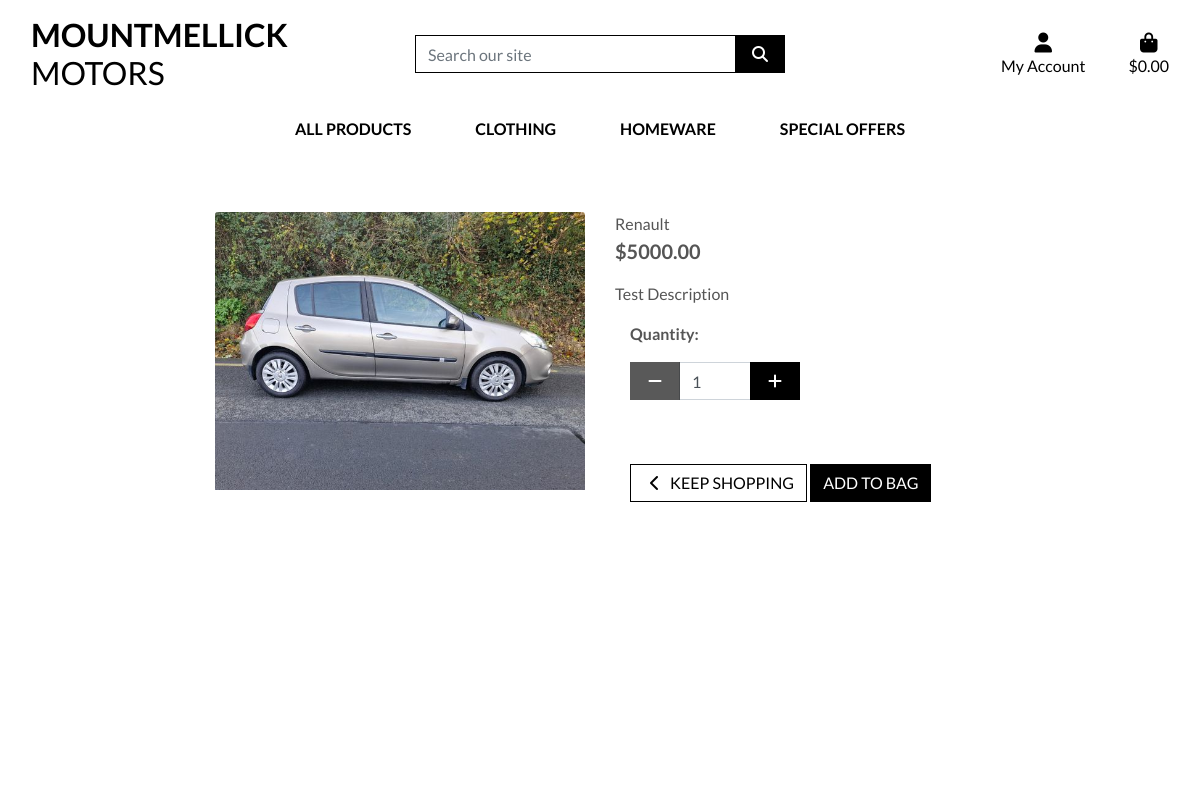
Screenshot of /stock/1 with the database file from the repository.
### products/models.py (models this page shows, shortened)
class Stock(models.Model):
    reg = models.ForeignKey('Reg', null=True, blank=True, on_delete=models.SET_NULL)
    make = models.CharField(max_length=254, null=True, blank=True)
    model = models.CharField(max_length=254, null=True, blank=True)
    fuel_type = models.CharField(max_length=254, null=True, blank=True)
    transmission_type = models.CharField(max_length=254, null=True, blank=True)
    description = models.TextField()
    price = models.DecimalField(max_digits=6, decimal_places=2)
    image_url = models.URLField(max_length=1024, null=True, blank=True)
    image = models.ImageField(null=True, blank=True)

### products/views.py (the view)
# urls.py: path('<stock_id>', views.product_detail, name='product_detail'),
def product_detail (request, stock_id):
    stock = get_object_or_404(Stock, pk=stock_id)
    context = {
        'stock': stock,
    }
    return render(request, 'products/product_detail.html', context)

### bag/contexts.py (called while the page is built, shortened)
def bag_contents(request):
    bag_items = []
    total = 0
    stock_count = 0
    bag = request.session.get('bag', {})
    if total < settings.FREE_DELIVERY_THRESHOLD:
        delivery = total * Decimal(settings.STANDARD_DELIVERY_PERCENTAGE / 100)
        free_delivery_delta = settings.FREE_DELIVERY_THRESHOLD - total
    else:
        delivery = 0
        free_delivery_delta = 0
    grand_total = delivery + total
    context = {
        'bag_items': bag_items,
        'total': total,
        'stock_count': stock_count,
        'delivery': delivery,
        'free_delivery_delta': free_delivery_delta,
        'free_delivery_threshold': settings.FREE_DELIVERY_THRESHOLD,
        'grand_total': grand_total,
    }
    return context

### products/templates/products/product_detail.html (shortened to what this page needs)
{% extends "base.html" %}
{% load static %}
{% block page_header %}
    <div class="container header-container">
    </div>
{% endblock %}
{% block content %}
    <div class="overlay"></div>
    <div class="container-fluid">
        <div class="row">
            <div class="col-12 col-md-6 col-lg-4 offset-lg-2">
                <div class="image-container my-5">
                    {% if stock.image %}
                        <a href="{{ stock.image.url }}" target="_blank">
                            <img class="card-img-top img-fluid" src="{{ stock.image.url }}" alt="{{ stock.model }}">
                        </a>
                        {% else %}
                        <a href="">
                            <img class="card-img-top img-fluid" src="{{ MEDIA_URL }}noimage.png" alt="{{ product.name }}">
                        </a>
                    {% endif %}
                </div>
            </div>
            <div class="col-12 col-md-6 col-lg-4">
                <div class="product-details-container mb-5 mt-md-5">
                    <p class="mb-0">{{ stock.make }}</p>
                    <p class="lead mb-0 text-left font-weight-bold">${{ stock.price }}</p>
                    <p class="mt-3">{{ stock.description }}</p>
                    <form class="form" action="{% url 'add_to_bag' stock.id %}" method="POST">
                        <div class="col-12">
                            <p class="mt-3"><strong>Quantity:</strong></p>
                            <div class="form-group w-50">
                                <div class="input-group">
                                    <div class="input-group-prepend">
                                        <button class="decrement-qty btn btn-black rounded-0"
                                            data-item_id="{{ stock.id }}" id="decrement-qty_{{ stock.id }}">
                                            <span class="icon">
                                                <i class="fas fa-minus"></i>
                                            </span>
                                        </button>
                                    </div>
                                    <input class="form-control qty_input" type="number"
                                        name="quantity" value="1" min="1" max="99"
                                        data-item_id="{{ stock.id }}"
                                        id="id_qty_{{ stock.id }}">
                                    <div class="input-group-append">
                                        <button class="increment-qty btn btn-black rounded-0"
                                            data-item_id="{{ stock.id }}" id="increment-qty_{{ stock.id }}">
                                            <span class="icon">
                                                <i class="fas fa-plus"></i>
                                            </span>
                                        </button>
                                    </div>
                                </div>
                            </div>
                        </div>
                            <div class="col-12">
                                <a href="{% url 'stock' %}" class="btn btn-outline-black rounded-0 mt-5">
                                    <span class="icon">
                                        <i class="fas fa-chevron-left"></i>
                                    </span>
                                    <span class="text-uppercase">Keep Shopping</span>
                                </a>
                                <input type="submit" class="btn btn-black rounded-0 text-uppercase mt-5" value="Add to Bag">
                            </div>
                        </div>
                </div>
            </div>
        </div>
    {% endblock %}

### static/css/base.css (style rules this page uses)
html { height: 100%; }
body { background: url('/media/homepage_background_cropped.jpg') no-repeat center center fixed; background-size: cover; height: calc(100vh - 164px); color: #555; font-family: 'Lato'; }
.icon { align-items: center; display: inline-flex; justify-content: center; height: 1.5rem; width: 1.5rem; }
.btn-black { background: black; color: white; }
.btn-outline-black { background: white; color: black !important; border: 1px solid black; }
.overlay { height: 100%; width: 100%; top: 0; left: 0; position: fixed; background: white; z-index: -1; }
@media (min-width: 1200px) { .container { max-width: 80%; } }
@media (min-width: 992px) { .header-container { padding-top: 164px; } }

### rows the page displays
Stock: image (picture), make "Renault", price "5000.00", description "Test Description", quantity "1"
